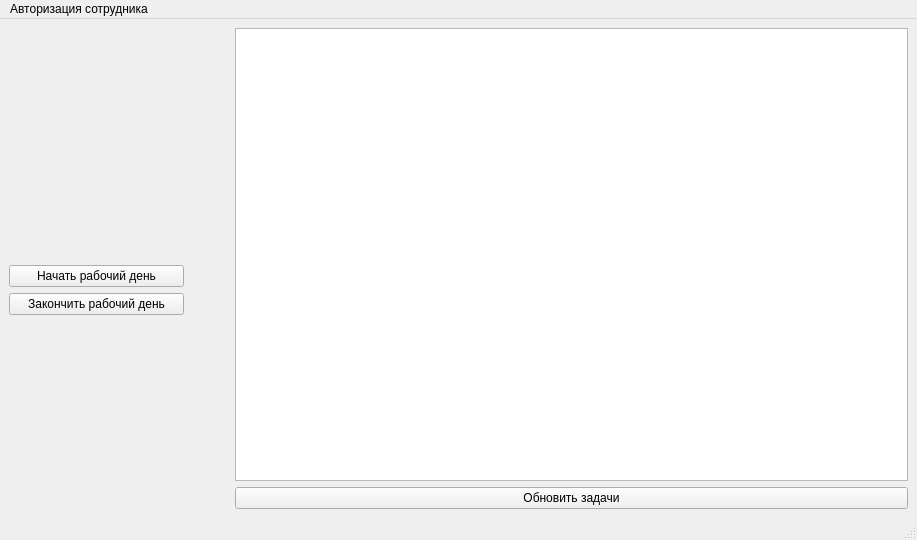
<?xml version="1.0" encoding="UTF-8"?>
<ui version="4.0">
 <class>MainWindow</class>
 <widget class="QMainWindow" name="MainWindow">
  <property name="geometry">
   <rect>
    <x>0</x>
    <y>0</y>
    <width>917</width>
    <height>540</height>
   </rect>
  </property>
  <property name="styleSheet">
   <string notr="true">font: 12pt &quot;PT Astra Serif&quot;;</string>
  </property>
  <widget class="QWidget" name="centralwidget">
   <layout class="QHBoxLayout" name="horizontalLayout_3">
    <item>
     <layout class="QHBoxLayout" name="horizontalLayout">
      <item>
       <layout class="QVBoxLayout" name="verticalLayout_3">
        <property name="sizeConstraint">
         <enum>QLayout::SetFixedSize</enum>
        </property>
        <property name="leftMargin">
         <number>0</number>
        </property>
        <item>
         <widget class="QLabel" name="Name_Label">
          <property name="minimumSize">
           <size>
            <width>220</width>
            <height>30</height>
           </size>
          </property>
          <property name="text">
           <string/>
          </property>
         </widget>
        </item>
        <item>
         <widget class="QLabel" name="JobPos_label">
          <property name="text">
           <string/>
          </property>
         </widget>
        </item>
        <item>
         <widget class="QLabel" name="Photo_label">
          <property name="minimumSize">
           <size>
            <width>175</width>
            <height>175</height>
           </size>
          </property>
          <property name="maximumSize">
           <size>
            <width>175</width>
            <height>175</height>
           </size>
          </property>
          <property name="text">
           <string/>
          </property>
          <property name="pixmap">
           <pixmap resource="Resources.qrc">:/default_icon.png</pixmap>
          </property>
         </widget>
        </item>
        <item>
         <widget class="QPushButton" name="StartWork_pushButton">
          <property name="maximumSize">
           <size>
            <width>175</width>
            <height>16777215</height>
           </size>
          </property>
          <property name="text">
           <string>Начать рабочий день</string>
          </property>
         </widget>
        </item>
        <item>
         <widget class="QPushButton" name="EndOfWork_pushButton">
          <property name="maximumSize">
           <size>
            <width>175</width>
            <height>16777215</height>
           </size>
          </property>
          <property name="text">
           <string>Закончить рабочий день</string>
          </property>
         </widget>
        </item>
        <item>
         <spacer name="verticalSpacer">
          <property name="orientation">
           <enum>Qt::Vertical</enum>
          </property>
          <property name="sizeHint" stdset="0">
           <size>
            <width>20</width>
            <height>40</height>
           </size>
          </property>
         </spacer>
        </item>
       </layout>
      </item>
     </layout>
    </item>
    <item>
     <layout class="QVBoxLayout" name="verticalLayout_2">
      <item>
       <widget class="QTableView" name="Aims_tableView">
        <property name="sortingEnabled">
         <bool>false</bool>
        </property>
        <attribute name="horizontalHeaderCascadingSectionResizes">
         <bool>true</bool>
        </attribute>
        <attribute name="verticalHeaderCascadingSectionResizes">
         <bool>true</bool>
        </attribute>
       </widget>
      </item>
      <item>
       <layout class="QFormLayout" name="formLayout"/>
      </item>
      <item>
       <widget class="QPushButton" name="UpdateAims_pushButton">
        <property name="text">
         <string>Обновить задачи</string>
        </property>
       </widget>
      </item>
     </layout>
    </item>
   </layout>
  </widget>
  <widget class="QMenuBar" name="menubar">
   <property name="geometry">
    <rect>
     <x>0</x>
     <y>0</y>
     <width>917</width>
     <height>25</height>
    </rect>
   </property>
   <widget class="QMenu" name="menu">
    <property name="title">
     <string>Авторизация сотрудника</string>
    </property>
    <addaction name="Auth_action"/>
    <addaction name="Reg_action"/>
    <addaction name="separator"/>
    <addaction name="Director_action"/>
    <addaction name="Quit_action"/>
   </widget>
   <addaction name="menu"/>
  </widget>
  <widget class="QStatusBar" name="statusbar">
   <property name="styleSheet">
    <string notr="true">QStatusBar{
rgb(255, 0, 0)
}</string>
   </property>
  </widget>
  <action name="Auth_action">
   <property name="icon">
    <iconset resource="Resources.qrc">
     <normaloff>:/login icon.png</normaloff>:/login icon.png</iconset>
   </property>
   <property name="text">
    <string>Авторизация</string>
   </property>
  </action>
  <action name="Reg_action">
   <property name="icon">
    <iconset resource="Resources.qrc">
     <normaloff>:/Registr icon.png</normaloff>:/Registr icon.png</iconset>
   </property>
   <property name="text">
    <string>Регистрация</string>
   </property>
  </action>
  <action name="Director_action">
   <property name="icon">
    <iconset resource="Resources.qrc">
     <normaloff>:/Root access.jpg</normaloff>:/Root access.jpg</iconset>
   </property>
   <property name="text">
    <string>Расширенный доступ</string>
   </property>
  </action>
  <action name="Quit_action">
   <property name="icon">
    <iconset resource="Resources.qrc">
     <normaloff>:/quit-512.png</normaloff>:/quit-512.png</iconset>
   </property>
   <property name="text">
    <string>Выйти</string>
   </property>
  </action>
 </widget>
 <resources>
  <include location="Resources.qrc"/>
 </resources>
 <connections/>
</ui>
